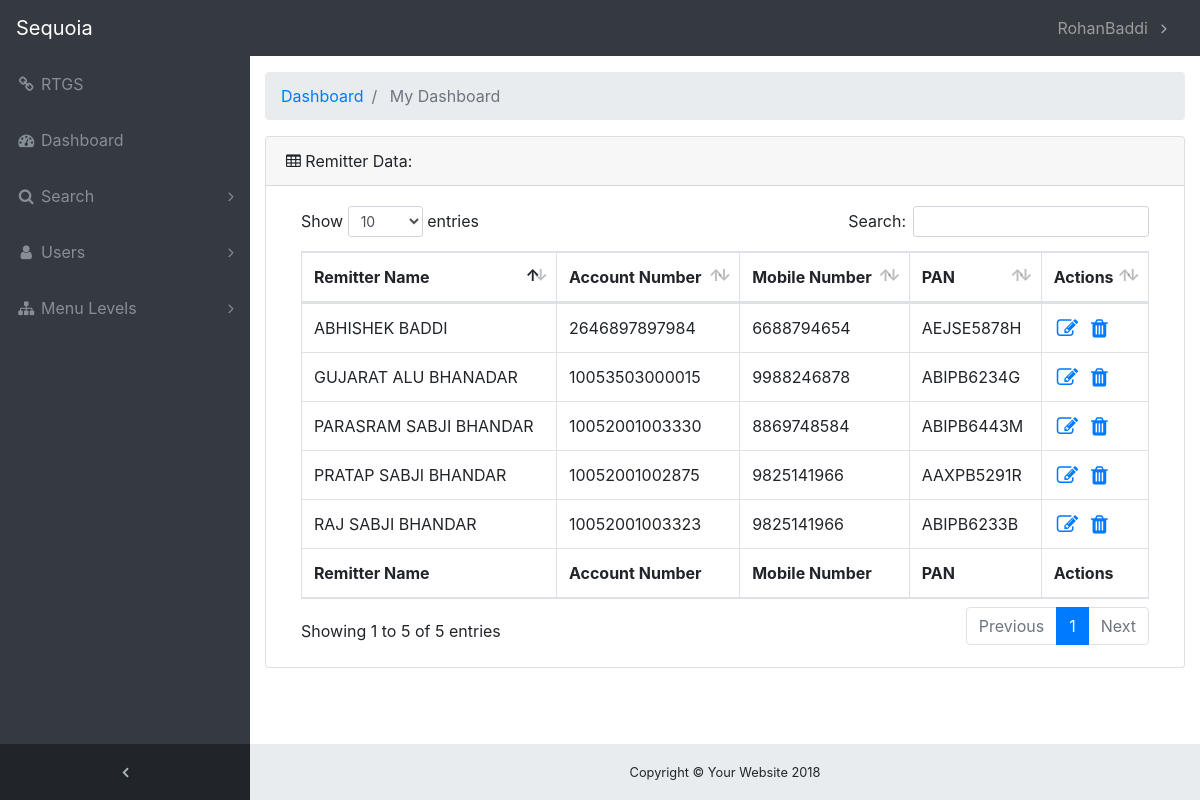
/remitter/ (signed in), run on the app's committed database.
### SequoiaApp/models.py (models this page shows, shortened)
class Remitter(models.Model):
    name = models.CharField(max_length=256)
    account_number = models.CharField(max_length=256, blank=False)
    mobile_number = models.CharField(max_length=10, blank=False)
    PAN = models.CharField(max_length=10, blank=False, null=False)
    GSTIN = models.CharField(max_length=256, blank=True, null=True)

### SequoiaApp/views.py (the view)
# urls.py: url(r'^remitter/$', views.remitter_search, name='remitter_search'),
@login_required
def remitter_search(request):
    remitter_list = Remitter.objects.all()
    remitter_filter = RemitterFilter(request.GET, queryset=remitter_list)
    return render(request, 'SequoiaApp/remitter_search.html', {'filter': remitter_filter})

### templates/SequoiaApp/remitter_search.html (shortened to what this page needs)
{% extends "base.html" %}
{% load widget_tweaks %}
{% block content %}
<div class="card mb-3">
    <div class="card-header">
        <i class="fa fa-table"></i> Remitter Data:</div>
    <div class="card-body">
        <div class="table-responsive">
            <table class="table table-bordered" id="dataTable" width="100%" cellspacing="0">
                <thead>
                    <tr>
                        <th>Remitter Name</th>
                        <th>Account Number</th>
                        <th>Mobile Number</th>
                        <th>PAN</th>
                        <th>Actions</th>
                    </tr>
                </thead>
                <tfoot>
                    <tr>
                        <th>Remitter Name</th>
                        <th>Account Number</th>
                        <th>Mobile Number</th>
                        <th>PAN</th>
                        <th>Actions</th>
                    </tr>
                </tfoot>
                <tbody>
                    {% for remitter in filter.qs %}
                    <tr>
                        <td>{{ remitter.name }}</td>
                        <td>{{ remitter.account_number }}</td>
                        <td>{{ remitter.mobile_number }}</td>
                        <td>{{ remitter.PAN }}</td>
                        <td>
                            <a href="{% url 'remitter_update' pk=remitter.pk %}">
                                <i class="fa fa-fw fa-edit fa-lg"></i>
                            </a>
                            <a href="{% url 'remitter_delete' pk=remitter.pk %}">
                                <i class="fa fa-fw fa-trash fa-lg"></i>
                            </a>
                        </td>
                    </tr>
                    {% empty %}
                    <tr>
                        <td colspan="5">No data</td>
                    </tr>
                    {% endfor %}
                </tbody>
            </table>
        </div>
    </div>
</div>
{% endblock %}

### templates/base.html (shortened to what this page needs)
{% load static %}
<!DOCTYPE html>
<html lang="en">
<head>
    <link rel="stylesheet" href="{% static 'css/bootstrap.min.css' %}">
    <link rel="stylesheet" href="{% static 'css/font-awesome.min.css' %}">
    <link rel="stylesheet" href="{% static 'css/dataTables.bootstrap4.css' %}">
    <link rel="stylesheet" href="{% static 'css/sb-admin.css' %}">
</head>
<body class="fixed-nav bg-dark" id="page-top">
    <nav class="navbar navbar-expand-lg navbar-dark bg-dark fixed-top" id="mainNav">
        <a href="{% url 'home' %}" class="navbar-brand">Sequoia</a>
        <div class="collapse navbar-collapse" id="navbarResponsive">
            <ul class="navbar-nav navbar-sidenav" id="exampleAccordion">
                <li class="nav-item" data-toggle="tooltip" data-placement="right" title="RTGS">
                    <a class="nav-link" href="{% url 'rtgs_create' %}">
                        <i class="fa fa-fw fa-link"></i>
                        <span class="nav-link-text">RTGS</span>
                    </a>
                </li>
                <li class="nav-item" data-toggle="tooltip" data-placement="right" title="Dashboard">
                    <a class="nav-link" href="/">
                        <i class="fa fa-fw fa-dashboard"></i>
                        <span class="nav-link-text">Dashboard</span>
                    </a>
                </li>
                <li class="nav-item" data-toggle="tooltip" data-placement="right" title="Search">
                    <a class="nav-link nav-link-collapse collapsed" data-toggle="collapse" href="#collapseComponents" data-parent="#exampleAccordion">
                        <i class="fa fa-fw fa-search"></i>
                        <span class="nav-link-text">Search</span>
                    </a>
                </li>
                <li class="nav-item" data-toggle="tooltip" data-placement="right" title="Users">
                    <a class="nav-link nav-link-collapse collapsed" data-toggle="collapse" href="#collapseExamplePages" data-parent="#exampleAccordion">
                        <i class="fa fa-fw fa-user"></i>
                        <span class="nav-link-text">Users</span>
                    </a>
                </li>
                <li class="nav-item" data-toggle="tooltip" data-placement="right" title="Menu Levels">
                    <a class="nav-link nav-link-collapse collapsed" data-toggle="collapse" href="#collapseMulti" data-parent="#exampleAccordion">
                        <i class="fa fa-fw fa-sitemap"></i>
                        <span class="nav-link-text">Menu Levels</span>
                    </a>
                </li>
            </ul>
            <ul class="navbar-nav sidenav-toggler">
                <li class="nav-item">
                    <a class="nav-link text-center" id="sidenavToggler">
                        <i class="fa fa-fw fa-angle-left"></i>
                    </a>
                </li>
            </ul>
            {% if user.is_authenticated %}
            <ul class="navbar-nav ml-auto">
                <li class="nav-item dropdown">
                    <a class="nav-link dropdown-toggle" href="#" id="userMenu" data-toggle="dropdown" aria-haspopup="true" aria-expanded="false">
                        {{ user.username }}
                    </a>
                </li>
            </ul>
            {% else %}
            <form class="form-inline ml-auto">
                <a href="#" class="btn btn-outline-secondary">Log in</a>
            </form>
            {% endif %}
        </div>
    </nav>
    <div class="content-wrapper">
        <div class="container" style="margin-bottom:5%;">
            <ol class="breadcrumb">
                <li class="breadcrumb-item">
                    <a href="#">Dashboard</a>
                </li>
                {% block breadcrumb %}
                <li class="breadcrumb-item active">
                    My Dashboard
                </li>
                {% endblock breadcrumb %}
            </ol>
            {% block content %} {% endblock content %}
        </div>
        <footer class="sticky-footer">
            <div class="container">
                <div class="text-center">
                    <small>Copyright © Your Website 2018</small>
                </div>
            </div>
        </footer>
    </div>
</body>
</html>

### static/css/sb-admin.css (style rules this page uses)
html { position: relative; min-height: 100%; }
body { overflow-x: hidden; }
body.fixed-nav { padding-top: 56px; }
.content-wrapper { min-height: calc(100vh - 56px); padding-top: 1rem; }
#mainNav .navbar-collapse { overflow: auto; max-height: 75vh; }
#mainNav .navbar-collapse .navbar-nav .nav-item .nav-link { cursor: pointer; }
#mainNav .navbar-collapse .navbar-sidenav .nav-link-collapse:after { float: right; content: '\f107'; font-family: 'FontAwesome'; }
#mainNav .navbar-collapse .navbar-sidenav .nav-link-collapse.collapsed:after { content: '\f105'; }
#mainNav .navbar-collapse .sidenav-toggler { display: none; }
#mainNav .navbar-collapse .navbar-nav > .nav-item.dropdown > .nav-link { position: relative; min-width: 45px; }
#mainNav .navbar-collapse .navbar-nav > .nav-item.dropdown > .nav-link:after { float: right; width: auto; content: '\f105'; border: none; font-family: 'FontAwesome'; }
@media (min-width: 992px) { #mainNav .navbar-brand { width: 250px; } }
@media (min-width: 992px) { #mainNav .navbar-collapse { overflow: visible; max-height: none; } }
@media (min-width: 992px) { #mainNav .navbar-collapse .navbar-sidenav { position: absolute; top: 0; left: 0; -webkit-flex-direction: column; -ms-flex-direction: column; flex-direction: column; margin-top: 56px; } }
@media (min-width: 992px) { #mainNav .navbar-collapse .navbar-sidenav > .nav-item { width: 250px; padding: 0; } }
@media (min-width: 992px) { #mainNav .navbar-collapse .navbar-sidenav > .nav-item > .nav-link { padding: 1em; } }
@media (min-width: 992px) { #mainNav .navbar-collapse .navbar-nav > .nav-item.dropdown > .nav-link { min-width: 0; } }
@media (min-width: 992px) { #mainNav .navbar-collapse .navbar-nav > .nav-item.dropdown > .nav-link:after { width: 24px; text-align: center; } }
#mainNav.fixed-top .sidenav-toggler { display: none; }
@media (min-width: 992px) { #mainNav.fixed-top .navbar-sidenav { height: calc(100vh - 112px); } }
@media (min-width: 992px) { #mainNav.fixed-top .sidenav-toggler { position: absolute; top: 0; left: 0; display: flex; -webkit-flex-direction: column; -ms-flex-direction: column; flex-direction: column; margin-top: calc(100vh - 56px); } }
@media (min-width: 992px) { #mainNav.fixed-top .sidenav-toggler > .nav-item { width: 250px; padding: 0; } }
@media (min-width: 992px) { #mainNav.fixed-top .sidenav-toggler > .nav-item > .nav-link { padding: 1em; } }
#mainNav.fixed-top.navbar-dark .sidenav-toggler { background-color: #212529; }
#mainNav.fixed-top.navbar-dark .sidenav-toggler a i { color: #adb5bd; }
.content-wrapper { overflow-x: hidden; background: white; }
@media (min-width: 992px) { .content-wrapper { margin-left: 250px; } }
#sidenavToggler i { font-weight: 800; }
#mainNav.navbar-dark .navbar-collapse .navbar-sidenav .nav-link-collapse:after { color: #868e96; }
#mainNav.navbar-dark .navbar-collapse .navbar-sidenav > .nav-item > .nav-link { color: #868e96; }
#mainNav.navbar-dark .navbar-collapse .navbar-nav > .nav-item.dropdown > .nav-link:after { color: #adb5bd; }
@media (min-width: 992px) { #mainNav.navbar-dark .navbar-collapse .navbar-sidenav { background: #343a40; } }
footer.sticky-footer { position: absolute; right: 0; bottom: 0; width: 100%; height: 56px; background-color: #e9ecef; line-height: 55px; }
@media (min-width: 992px) { footer.sticky-footer { width: calc(100% - 250px); } }

### data on the page
Remitter: name "GUJARAT ALU BHANADAR", account_number "10053503000015", mobile_number "9988246878", PAN "ABIPB6234G"
Remitter: name "PRATAP SABJI BHANDAR", account_number "10052001002875", mobile_number "9825141966", PAN "AAXPB5291R"
Remitter: name "PARASRAM SABJI BHANDAR", account_number "10052001003330", mobile_number "8869748584", PAN "ABIPB6443M"
Remitter: name "RAJ SABJI BHANDAR", account_number "10052001003323", mobile_number "9825141966", PAN "ABIPB6233B"
Remitter: name "ABHISHEK BADDI", account_number "2646897897984", mobile_number "6688794654", PAN "AEJSE5878H"

### other printed values
{{ user.username }} "RohanBaddi"
